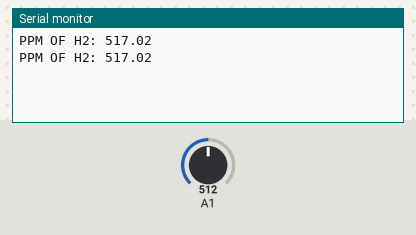
The sketch below on a simulated Arduino Uno, built with avr-gcc and run on an emulated ATmega328P. Parts: the last lines printed to the serial monitor. The test bench sets the inputs (shaded band); at power-on: A1 = 512.

Above: at 1.8 s.
1.9 s: A1 set to 998
At 2.7 s:
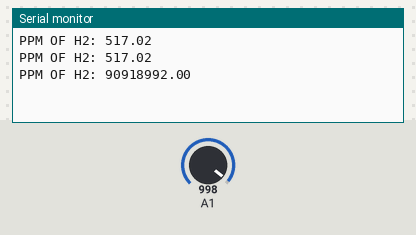
3.4 s: A1 set to 1016
At 4.4 s:
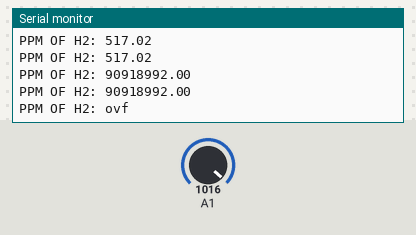

The sketch:

MQ7_Hydrogen.ino
```cpp
float RS_gas = 0;
float ratio = 0;
float sensorValue = 0;
float sensor_volt = 0;
float R0 = 13200.0;

void setup() {
 Serial.begin(9600);
}

void loop() {

   //FOR HYDROGEN
   sensorValue = analogRead(A1);
   sensor_volt = sensorValue/1024*5.0;
   RS_gas = (5.0-sensor_volt)/sensor_volt;
   ratio = RS_gas/R0; //Replace R0 with the value found using the sketch above
   float x = 2000 * ratio;
   float ppm = pow(x,-3.311);
   Serial.print("PPM OF H2: ");
   Serial.println(ppm);
   delay(1000);
}
```

Measured:
- the behaviour switches between 1015 and 1016 on A1 (found by bisection; images 1 and 2)
- after the input at 1.9 s, the serial monitor: prints a new line after 0.10 s (image 1)
- after the input at 3.4 s, the serial monitor: prints a new line after 0.61 s (image 2)
